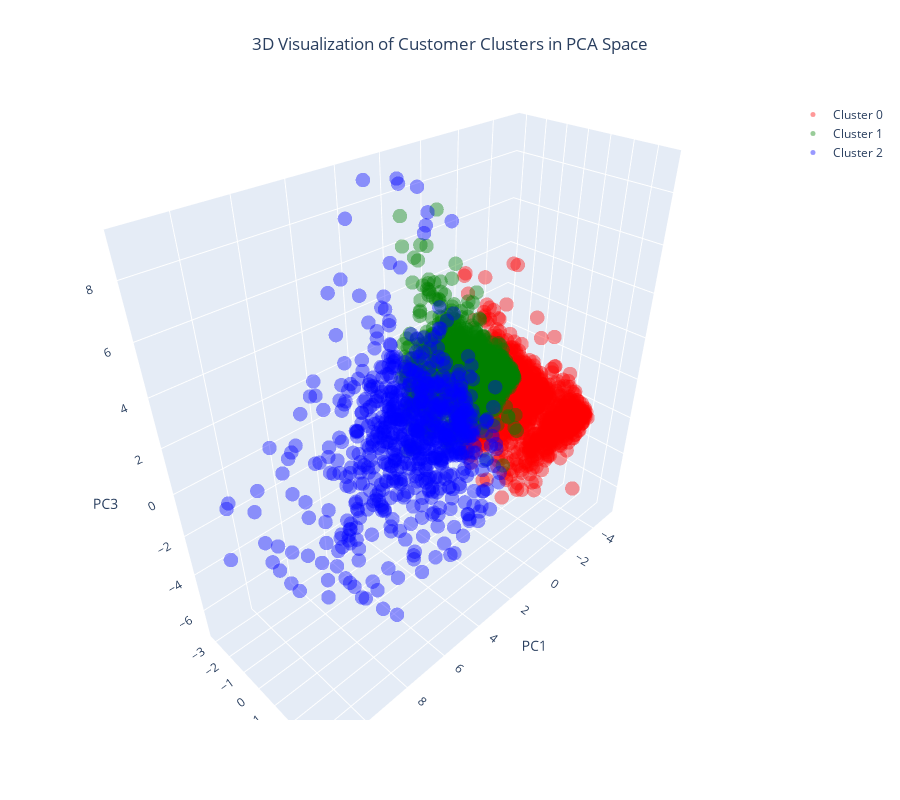

This figure's notebook cell:
### Code cell
# Create a 3D scatter plot
fig = go.Figure()

colors = ['red', 'green', 'blue']

# Add data points for each cluster separately and specify the color
fig.add_trace(go.Scatter3d(x=cluster_0['PC1'], y=cluster_0['PC2'], z=cluster_0['PC3'], 
                           mode='markers', marker=dict(color=colors[0], size=5, opacity=0.4), name='Cluster 0'))
fig.add_trace(go.Scatter3d(x=cluster_1['PC1'], y=cluster_1['PC2'], z=cluster_1['PC3'], 
                           mode='markers', marker=dict(color=colors[1], size=5, opacity=0.4), name='Cluster 1'))
fig.add_trace(go.Scatter3d(x=cluster_2['PC1'], y=cluster_2['PC2'], z=cluster_2['PC3'], 
                           mode='markers', marker=dict(color=colors[2], size=5, opacity=0.4), name='Cluster 2'))

# Set the title and layout details
fig.update_layout(
    title=dict(text='3D Visualization of Customer Clusters in PCA Space', x=0.5),
    scene=dict(
        xaxis=dict(title='PC1'),
        yaxis=dict(title='PC2'),
        zaxis=dict(title='PC3'),
    ),
    width=900,
    height=800
)

# Show the plot
fig.show()

### Figure 1 — Plotly figure (JSON) as saved in the notebook; plotly's stock layout.template omitted (floating-point values rounded to 4 significant figures; data arrays with more than 128 entries replaced by an {"elided": "..."} marker saying what was removed)
{"data": [{"marker": {"color": "red", "opacity": 0.4, "size": 5}, "mode": "markers", "name": "Cluster 0", "type": "scatter3d", "x": {"elided": "1664 float values"}, "y": {"elided": "1664 float values"}, "z": {"elided": "1664 float values"}}, {"marker": {"color": "green", "opacity": 0.4, "size": 5}, "mode": "markers", "name": "Cluster 1", "type": "scatter3d", "x": {"elided": "1689 float values"}, "y": {"elided": "1689 float values"}, "z": {"elided": "1689 float values"}}, {"marker": {"color": "blue", "opacity": 0.4, "size": 5}, "mode": "markers", "name": "Cluster 2", "type": "scatter3d", "x": {"elided": "714 float values"}, "y": {"elided": "714 float values"}, "z": {"elided": "714 float values"}}], "layout": {"height": 800, "scene": {"xaxis": {"title": {"text": "PC1"}}, "yaxis": {"title": {"text": "PC2"}}, "zaxis": {"title": {"text": "PC3"}}}, "title": {"text": "3D Visualization of Customer Clusters in PCA Space", "x": 0.5}, "width": 900}}
